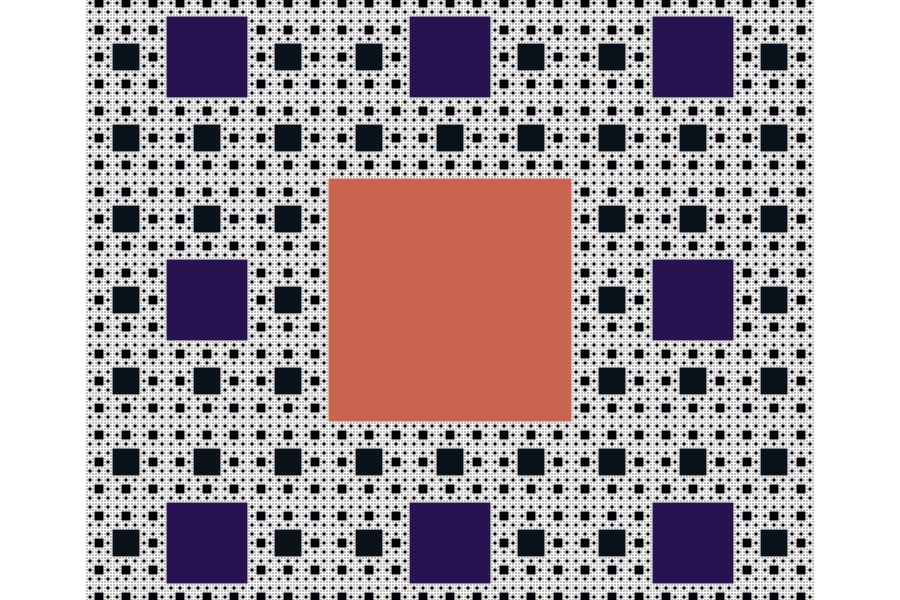
Frame 1 (no input)
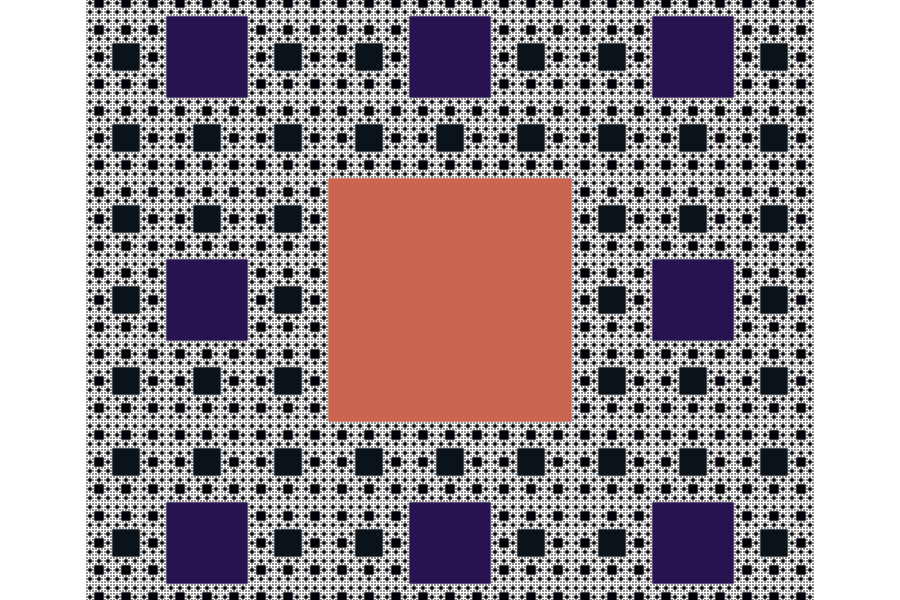
Frame 2 (the mouse pressed at the canvas centre, redrawn once)

The p5.js sketch that drew these frames (run headless with seeded random() and noise() and a simulated clock; the mouse was pressed at the canvas centre and the sketch redrawn once):

// p5.js sketch
// ── sketch.js
// function setup() {
//     createCanvas(900, 600);
//     angleMode(DEGREES);
//     background(0);
// }

// function draw() {
//     noStroke();
//     translate(width / 2, height / 2);
//     let radius = frameCount / 10;
//     let theta = frameCount;
//     let x = cos(theta) * radius;
//     let y = sin(theta) * radius;
//     ellipse(x, y, 25, 25);
// }

// Oscillation

// function setup() {
//     createCanvas(900, 600);
//     background(0);
//     angleMode(DEGREES);
// }

// function draw() {
//     background(0);
//     fill(255);

//     translate(width / 2, height / 2);
//     let amp = width / 6;
//     let period = 0;
//     let phase = 0;
//     let freq = 1;
//     // let locX = sin((360 * frameCount) / period + phase) * amp;
//     let locX = sin(frameCount * freq + phase) * amp;

//     ellipse(locX, 0, 30, 30);
// }

// Additive Synthesis

// function setup() {
//     createCanvas(900, 600);
//     background(0);
//     angleMode(DEGREES);
// }

// function draw() {
//     background(0);
//     stroke(255);

//     translate(0, height / 2);

//     noFill();
//     beginShape();
//     for (let x = 0; x <= width; x++) {
//         // console.log(val);
//         let wave1 = (sin(x + frameCount) * height) / 4;
//         let wave2 = (sin(x * 10 + frameCount) * height) / 20;
//         let wave3 = noise(x / 10 + frameCount / 100) * 100;

//         vertex(x, wave1 + wave2 + wave3);
//     }
//     endShape();
// }

// Sierpinski carpet

let startSize;

function setup() {
    createCanvas(900, 600);
    background(255);
    fill(0);
    noStroke();
    noSmooth();
    rectMode(CENTER);
    startSize = pow(3, 6);
}

function draw() {
    translate(width / 2, height / 2);
    mySquare(startSize);
    noLoop();
}

function mySquare(side) {
    side = side / 3;
    if (side >= 1) {
        fill(200 % side, 100 % side, 80 % side);
        rect(0, 0, side, side);
        // left center translation
        push();
        translate(-side, 0);
        mySquare(side);
        pop();
        //left top translation
        push();
        translate(-side, -side);
        mySquare(side);
        pop();
        // center top translation
        push();
        translate(0, -side);
        mySquare(side);
        pop();
        // right top translation
        push();
        translate(side, -side);
        mySquare(side);
        pop();
        // right center translation
        push();
        translate(side, 0);
        mySquare(side);
        pop();
        // right bottom translation
        push();
        translate(side, side);
        mySquare(side);
        pop();
        // center bottom translation
        push();
        translate(0, side);
        mySquare(side);
        pop();
        // left bottom translation
        push();
        translate(-side, side);
        mySquare(side);
        pop();
    }
}
